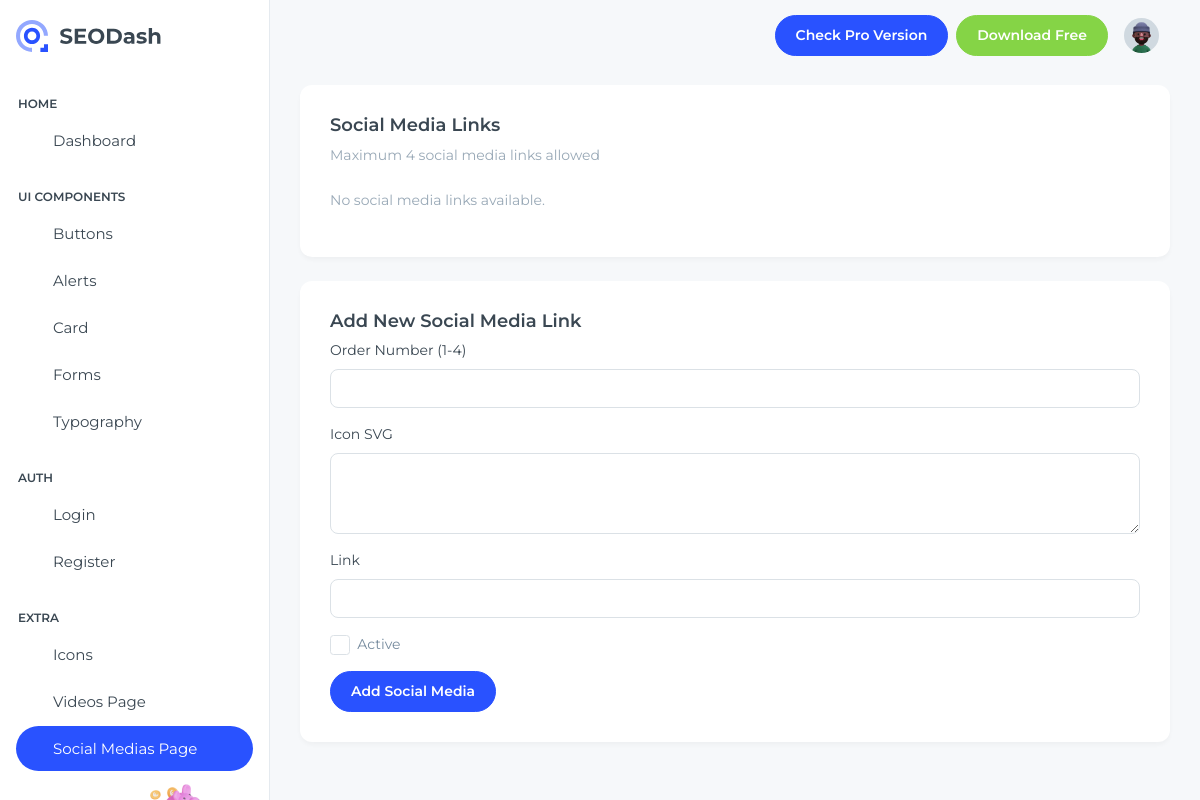
The app's page /dashboard/social-medias/ (signed in), older data.
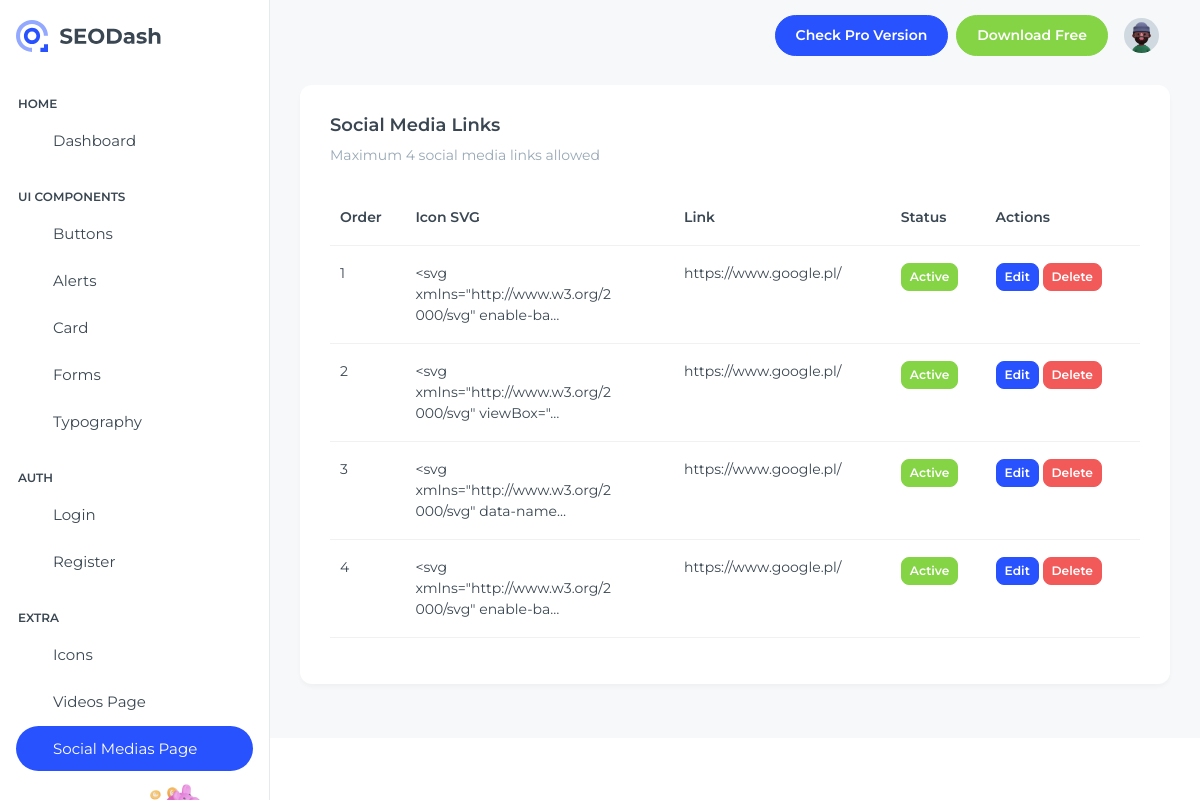
The same page, newer data.
### dashboard/models.py (models this page shows)
class SocialMedia(models.Model):
    id = models.AutoField(primary_key=True)
    icon = models.CharField(max_length=100000)
    link = models.URLField(max_length=100)
    last_edited_by = models.ForeignKey(
        "auth.User", on_delete=models.CASCADE, related_name="edited_socials"
    )
    last_edited_date = models.DateTimeField(auto_now=True)
    is_active = models.BooleanField(default=False)
    order_number = models.SmallIntegerField(null=False, unique=True)
    class Meta:
        ordering = ["order_number"]
        db_table = "social_medias"
        constraints = [
            models.UniqueConstraint(fields=["id"], name="AK_7"),
            models.UniqueConstraint(
                fields=["order_number"], name="unique_order_number"
            ),
        ]

### dashboard/views.py (the view)
@login_required
def social_medias_page(request):
    social_medias = SocialMedia.objects.all().order_by("order_number")
    form = SocialMediaForm()
    return render(
        request,
        "SEODash-main/src/html/social-medias-page.html",
        {"social_medias": social_medias, "form": form},
    )

### dashboard/views.py (shortened to what this page needs)
class SocialMediaForm(forms.ModelForm):
    class Meta:
        model = SocialMedia
        fields = ["icon", "link", "is_active", "order_number"]

### dashboard/templates/SEODash-main/src/html/social-medias-page.html (shortened to what this page needs)
{% load static %}
<!DOCTYPE html>
<html lang="en">
  <head>
    <link
      rel="stylesheet"
      href="{% static 'libs/simplebar/dist/simplebar.min.css' %}"
    />
    <link rel="stylesheet" href="{% static 'css/styles.min.css' %}" />
  </head>
  <body>
    <div
      class="page-wrapper"
      id="main-wrapper"
      data-layout="vertical"
      data-navbarbg="skin6"
      data-sidebartype="full"
      data-sidebar-position="fixed"
      data-header-position="fixed"
    >
      <aside class="left-sidebar">
        <div>
          <div
            class="brand-logo d-flex align-items-center justify-content-between"
          >
            <a href="{% url 'dashboard' %}" class="text-nowrap logo-img">
              <img src="{% static 'images/logos/logo-light.svg' %}" alt="" />
            </a>
          </div>
          <nav class="sidebar-nav scroll-sidebar" data-simplebar="">
            <ul id="sidebarnav">
              <li class="nav-small-cap">
                <span class="hide-menu">Home</span>
              </li>
              <li class="sidebar-item">
                <a
                  class="sidebar-link"
                  href="{% url 'dashboard' %}"
                  aria-expanded="false"
                >
                  <span>
                  </span>
                  <span class="hide-menu">Dashboard</span>
                </a>
              </li>
              <li class="nav-small-cap">
                <span class="hide-menu">UI COMPONENTS</span>
              </li>
              <li class="sidebar-item">
                <a
                  class="sidebar-link"
                  href="{% url 'ui-buttons' %}"
                  aria-expanded="false"
                >
                  <span>
                  </span>
                  <span class="hide-menu">Buttons</span>
                </a>
              </li>
              <li class="sidebar-item">
                <a
                  class="sidebar-link"
                  href="{% url 'ui-alerts' %}"
                  aria-expanded="false"
                >
                  <span>
                  </span>
                  <span class="hide-menu">Alerts</span>
                </a>
              </li>
              <li class="sidebar-item">
                <a
                  class="sidebar-link"
                  href="{% url 'ui-card' %}"
                  aria-expanded="false"
                >
                  <span>
                  </span>
                  <span class="hide-menu">Card</span>
                </a>
              </li>
              <li class="sidebar-item">
                <a
                  class="sidebar-link"
                  href="{% url 'ui-forms' %}"
                  aria-expanded="false"
                >
                  <span>
                  </span>
                  <span class="hide-menu">Forms</span>
                </a>
              </li>
              <li class="sidebar-item">
                <a
                  class="sidebar-link"
                  href="{% url 'ui-typography' %}"
                  aria-expanded="false"
                >
                  <span>
                  </span>
                  <span class="hide-menu">Typography</span>
                </a>
              </li>
              <li class="nav-small-cap">
                <span class="hide-menu">AUTH</span>
              </li>
              <li class="sidebar-item">
                <a
                  class="sidebar-link"
                  href="{% url 'authentication-login' %}"
                  aria-expanded="false"
                >
                  <span>
                  </span>
                  <span class="hide-menu">Login</span>
                </a>
              </li>
              <li class="sidebar-item">
                <a
                  class="sidebar-link"
                  href="{% url 'authentication-register' %}"
                  aria-expanded="false"
                >
                  <span>
                  </span>
                  <span class="hide-menu">Register</span>
                </a>
              </li>
              <li class="nav-small-cap">
                <span class="hide-menu">EXTRA</span>
              </li>
              <li class="sidebar-item">
                <a
                  class="sidebar-link"
                  href="{% url 'icon-tabler' %}"
                  aria-expanded="false"
                >
                  <span>
                  </span>
                  <span class="hide-menu">Icons</span>
                </a>
              </li>
              <li class="sidebar-item">
                <a
                  class="sidebar-link"
                  href="{% url 'videos-page' %}"
                  aria-expanded="false"
                >
                  <span>
                  </span>
                  <span class="hide-menu">Videos Page</span>
                </a>
              </li>
              <li class="sidebar-item">
                <a
                  class="sidebar-link"
                  href="{% url 'social-medias-page' %}"
                  aria-expanded="false"
                >
                  <span>
                  </span>
                  <span class="hide-menu">Social Medias Page</span>
                </a>
              </li>
            </ul>
            <div
              class="unlimited-access hide-menu bg-primary-subtle position-relative mb-7 mt-7 rounded-3"
            >
              <div class="d-flex">
                <div class="unlimited-access-img">
                  <img
                    src="{% static 'images/backgrounds/rocket.png' %}"
                    alt=""
                    class="img-fluid"
                  />
                </div>
              </div>
            </div>
          </nav>
        </div>
      </aside>
      <div class="body-wrapper">
        <header class="app-header">
          <nav class="navbar navbar-expand-lg navbar-light">
            <div
              class="navbar-collapse justify-content-end px-0"
              id="navbarNav"
            >
              <ul
                class="navbar-nav flex-row ms-auto align-items-center justify-content-end"
              >
                <a href="#" target="_blank" class="btn btn-primary me-2"
                  ><span class="d-none d-md-block">Check Pro Version</span>
                  <span class="d-block d-md-none">Pro</span></a
                >
                <a href="#" target="_blank" class="btn btn-success"
                  ><span class="d-none d-md-block">Download Free </span>
                  <span class="d-block d-md-none">Free</span></a
                >
                <li class="nav-item dropdown">
                  <a
                    class="nav-link nav-icon-hover"
                    href="javascript:void(0)"
                    id="drop2"
                    data-bs-toggle="dropdown"
                    aria-expanded="false"
                  >
                    <img
                      src="{% static 'images/profile/user-1.jpg' %}"
                      alt=""
                      width="35"
                      height="35"
                      class="rounded-circle"
                    />
                  </a>
                </li>
              </ul>
            </div>
          </nav>
        </header>
        <div class="container-fluid">
          <div class="card mb-4">
            <div class="card-body">
              <h5 class="card-title fw-semibold">Social Media Links</h5>
              <p class="text-muted mb-4">
                Maximum 4 social media links allowed
              </p>
              {% if social_medias %}
              <div class="table-responsive">
                <table class="table">
                  <thead>
                    <tr>
                      <th>Order</th>
                      <th>Icon SVG</th>
                      <th>Link</th>
                      <th>Status</th>
                      <th>Actions</th>
                    </tr>
                  </thead>
                  <tbody>
                    {% for social in social_medias %}
                    <tr>
                      <td>{{ social.order_number }}</td>
                      <td>
                        <div style="max-width: 200px; overflow: hidden">
                          {{ social.icon|truncatechars:50 }}
                        </div>
                      </td>
                      <td>{{ social.link }}</td>
                      <td>
                        <form
                          method="post"
                          action="{% url 'update_social_media' social.id %}"
                        >
                          <button
                            type="button"
                            class="btn btn-sm {% if social.is_active %}btn-success{% else %}btn-secondary{% endif %}"
                            onclick="this.previousElementSibling.checked = !this.previousElementSibling.checked; this.form.submit()"
                          >
                            {% if social.is_active %}Active{% else %}Make
                            Active{% endif %}
                          </button>
                        </form>
                      </td>
                      <td>
                        <button
                          type="button"
                          class="btn btn-primary btn-sm"
                          data-bs-toggle="modal"
                          data-bs-target="#editModal{{ social.id }}"
                        >
                          Edit
                        </button>
                        <form
                          method="post"
                          action="{% url 'delete_social_media' social.id %}"
                          class="d-inline"
                        >
                          <button type="submit" class="btn btn-danger btn-sm">
                            Delete
                          </button>
                        </form>
                      </td>
                    </tr>
                    {% endfor %}
                  </tbody>
                </table>
              </div>
              {% else %}
              <p class="text-muted">No social media links available.</p>
              {% endif %}
            </div>
          </div>
          {% if social_medias.count < 4 %}
          <div class="card">
            <div class="card-body">
              <h5 class="card-title fw-semibold">Add New Social Media Link</h5>
              <form method="post" action="{% url 'create_social_media' %}">
                <div class="mb-3">
                  <label for="order_number" class="form-label"
                    >Order Number (1-4)</label
                  >
                  <input
                    type="number"
                    class="form-control"
                    id="order_number"
                    name="order_number"
                    required
                    min="1"
                    max="4"
                  />
                </div>
                <div class="mb-3">
                  <label for="icon" class="form-label">Icon SVG</label>
                  <textarea
                    class="form-control"
                    id="icon"
                    name="icon"
                    required
                    rows="3"
                  ></textarea>
                </div>
                <div class="mb-3">
                  <label for="link" class="form-label">Link</label>
                  <input
                    type="url"
                    class="form-control"
                    id="link"
                    name="link"
                    required
                  />
                </div>
                <div class="mb-3 form-check">
                  <input
                    type="checkbox"
                    class="form-check-input"
                    id="is_active"
                    name="is_active"
                  />
                  <label class="form-check-label" for="is_active">Active</label>
                </div>
                <button type="submit" class="btn btn-primary">
                  Add Social Media
                </button>
              </form>
            </div>
          </div>
          {% endif %}
        </div>
      </div>
    </div>
  </body>
</html>

Row changes from the older to the newer data that the page shows:
added SocialMedia: order_number "1", icon "<svg xmlns=\"http://www.w3.org/2000/svg\" enable-ba…", link "https://www.google.pl/", is_active "Active"
added SocialMedia: order_number "2", icon "<svg xmlns=\"http://www.w3.org/2000/svg\" viewBox=\"…", link "https://www.google.pl/", is_active "Active"
added SocialMedia: order_number "3", icon "<svg xmlns=\"http://www.w3.org/2000/svg\" data-name…", link "https://www.google.pl/", is_active "Active"
added SocialMedia: order_number "4", icon "<svg xmlns=\"http://www.w3.org/2000/svg\" enable-ba…", link "https://www.google.pl/", is_active "Active"
Text that changed along with them:
form field is_active: "☐" → (not shown)
text no longer shown: "No social media links available. Add New Social Media Link Order Number (1-4) Active Add Social Media"
text now shown: "Order Status Actions"
